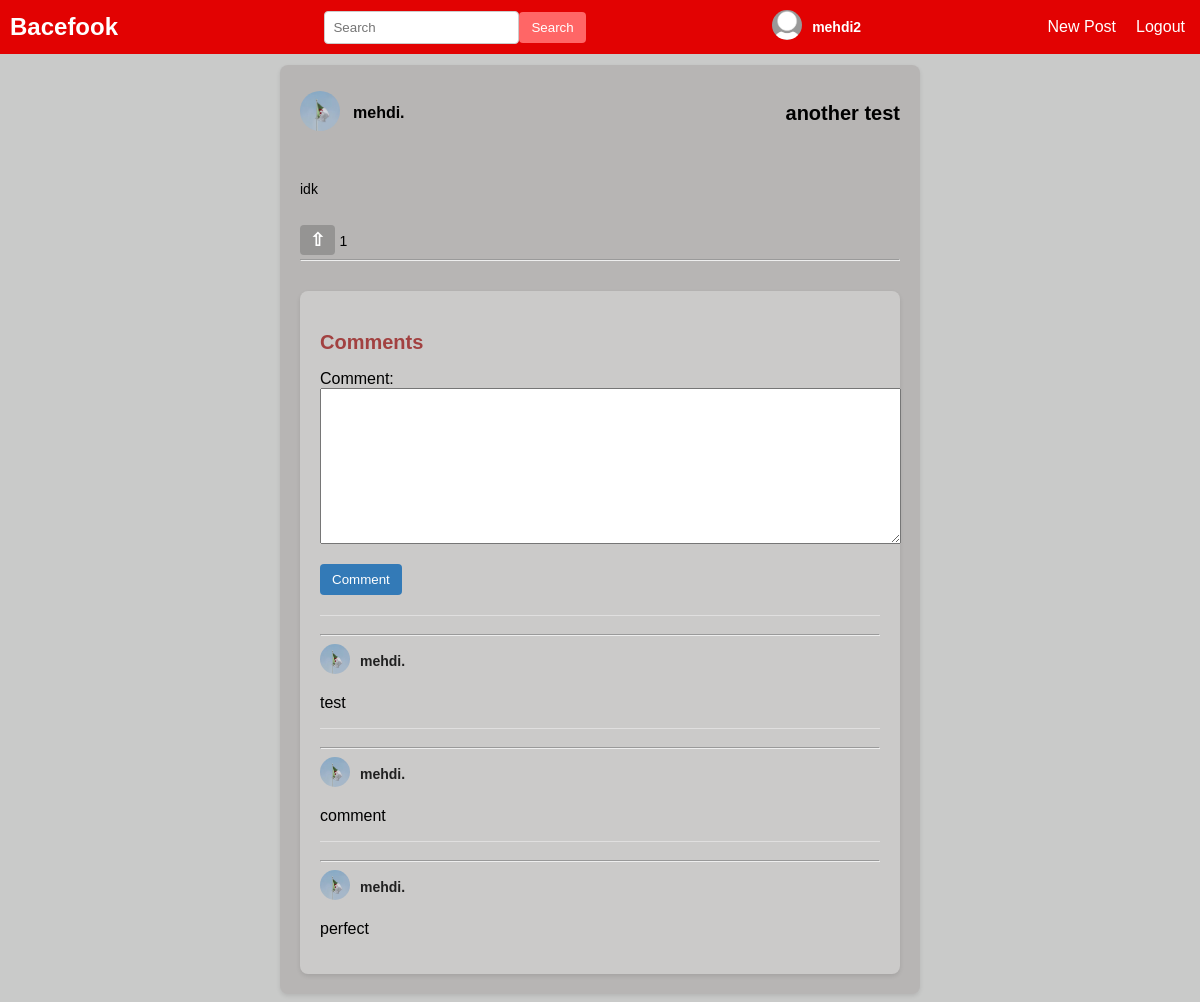
The app's page /post/11 (signed in) with its own data.
### users/models.py (models this page shows, shortened)
class Profile(models.Model):
    user = models.OneToOneField(User , on_delete=models.CASCADE , related_name='profile')
    bio = models.CharField(max_length=850 , null=True , blank=True)
    pfp = models.ImageField(upload_to='profile-pictures' , default ='default.jpg' )

### blog/models.py (models this page shows, shortened)
class Post(models.Model):
    author = models.ForeignKey(User , on_delete=models.CASCADE , related_name='posts')
    title = models.CharField(max_length=80)
    content = models.CharField(max_length=3000 )
    image = models.ImageField(upload_to='posts-images' , blank=True , null=True)
    date_posted = models.DateTimeField(auto_now_add=True)
    liked_by = models.ManyToManyField(User, related_name='likes' , blank=True )

class Comment(models.Model):
    related_post = models.ForeignKey(Post, on_delete=models.CASCADE , related_name='comments')
    author = models.ForeignKey(User, on_delete=models.CASCADE , related_name='comments')
    comment = models.CharField(max_length=5500)

### blog/views.py (the view, shortened to what this page needs)
# urls.py: path('post/<int:pk>' , postDetail , name='post'),
@login_required
def postDetail(request , pk):
    post = Post.objects.get(id=pk)
    context = {'post':post , 'commentForm':CommentForm , 'comments':Comment.objects.filter(related_post=post)}
    return render(request , 'blog/post.html' , context)

### blog/templatetags/liked_template.py (called while the page is built)
@register.filter(name='liked')
def liked(post, user):
    return post.liked_by.filter(id=user.id).exists()

### blog/templates/blog/post.html (shortened to what this page needs)
{% extends "blog/base.html" %}
{% load liked_template %}
{% block content %}
    <div class="post-detail-container">
        <div class="post-detail-header">
            <a href="{% url 'profile' post.author.username %}" class="post-link" >
            <div class="post-detail-user-info">
                <div class="post-detail-profile-picture">
                    <img src="{{post.author.profile.pfp.url}}" alt="User Profile Picture">
                </div>
                <div class="post-detail-username">{{post.author.username}}</div>
            </div>
            </a>
            <h2 class="post-detail-title">  {{post.title}} </h2>
    </div>
        <div class="post-detail-content">
            <p class="post-detail-content">{{post.content|linebreaksbr}}</p>
        </div>
        <br>
        {% if post|liked:request.user %}
        <a class="remove-upvote-button post-link" href="{% url 'delete-like' post.id %}" >⇧</a>
        <span class="upvote-count" >{{post.liked_by.count}}</span>
        {% else %}
        <a class="upvote-button post-link" href="{% url 'add-like' post.id %}" >⇧</a>
        <span class="upvote-count" >{{post.liked_by.count}}</span>
        {% endif %}
        <hr>
        <div class="comment-section">
            <h3>Comments</h3>
            <form method="POST" class="comment-form">
                {{ commentForm.as_p }}
                <button type="submit" class="comment-button">Comment</button>
            </form>
            <div class="comments">
                {% for comment in comments %}
                <div class="comment">
                    <hr>
                    <a href="{% url 'profile' comment.author.username %}" class="post-link" >
                    <div class="comment-user-info">
                        <div class="comment-profile-picture">
                            <img src="{{comment.author.profile.pfp.url}}" alt="Comment User Profile Picture">
                        </div>
                        <div class="comment-username">{{comment.author.username}}</div>
                    </div>
                    </a>
                    <p class="comment-content">{{comment.comment|linebreaks}}</p>
                </div>
                {% endfor %}
            </div>
        </div>
    </div>
{% endblock %}

### blog/templates/blog/base.html (shortened to what this page needs)
{% load static %}
<!DOCTYPE html>
<html lang="en">
<head>
    <link rel="stylesheet" href="{% static 'styles/base-style.css' %}">
</head>
<body>
    <div class="navbar">
        <a class="logo" href="/">Bacefook</a>
        {% if user.is_authenticated %}
        <form class="search-form">
            <input type="text" placeholder="Search">
            <button type="submit">Search</button>
        </form>
        <a href="{% url 'profile' user.username %}" class="post-link">
        <div class="user-info">
            <div class="user-profile-picture">
                <img src="{{user.profile.pfp.url}}" alt="User Profile Picture">
            </div>
            <div class="user-username">{{user.username}}</div>
        </div>
        </a>
        <ul class="nav-links">
            <li><a href="{% url 'new-post' %}">New Post</a></li>
            <li><a href="{% url 'logout' %}">Logout</a></li>
        </ul>
        {% endif %}
    </div>
    {% block content %}{% endblock content %}
</body>
</html>

### static/styles/base-style.css (style rules this page uses)
body { font-family: Arial, sans-serif; margin: 0; padding: 0; padding-top: 45px; background-color: rgba(124, 127, 124, 0.407); }
.navbar { background-color: #e20202; padding: 10px; display: flex; justify-content: space-between; align-items: center; color: white; position: fixed; top: 0; width: 100%; z-index: 1000; }
.user-info { display: flex; align-items: center; }
.user-profile-picture img { width: 30px; height: 30px; border-radius: 50%; object-fit: cover; margin-right: 10px; }
.user-username { color: white; font-size: 14px; font-weight: bold; }
.logo { font-size: 24px; font-weight: bold; text-decoration: none; color: white; }
.nav-links { list-style-type: none; margin: 0; padding: 0; display: flex; gap: 20px; margin-right: 25px; }
.nav-links a { text-decoration: none; color: white; transition: color 0.3s; }
.search-form { margin-left: auto; display: flex; align-items: center; margin-left: 20px; }
.search-form input[type="text"] { padding: 8px; border: 1px solid #ccc; border-radius: 4px; }
.search-form button { background-color: #FF6666; color: white; border: none; padding: 8px 12px; border-radius: 4px; cursor: pointer; transition: background-color 0.3s; }
.post-detail-container { background-color: rgba(105, 89, 89, 0.188); border-radius: 8px; box-shadow: 0 2px 4px rgba(0, 0, 0, 0.1); padding: 20px; margin: 20px auto; max-width: 600px; }
.post-detail-header { display: flex; justify-content: space-between; align-items: center; margin-bottom: 10px; }
.post-detail-user-info { display: flex; align-items: center; }
.post-detail-profile-picture img { width: 40px; height: 40px; border-radius: 50%; object-fit: cover; margin-right: 13px; }
.post-detail-username { font-size: 16px; font-weight: bold; color: rgb(0, 0, 0); }
.post-detail-title { font-size: 20px; color: rgb(0, 0, 0); }
.post-detail-content { padding-top: 10px; margin-top: 10px; font-size: 14px; color: #000000; }
.post-link { text-decoration: none; }
.comment-section { background-color: rgba(255, 255, 255, 0.273); border-radius: 8px; box-shadow: 0 2px 4px rgba(0, 0, 0, 0.1); padding: 20px; margin-top: 20px; }
.comment-section h3 { font-size: 20px; color: rgba(149, 22, 22, 0.763); margin-bottom: 10px; }
.comment-form { margin-bottom: 20px; }
.comment-button { background-color: #337AB7; color: white; border: none; padding: 8px 12px; border-radius: 4px; cursor: pointer; transition: background-color 0.3s; }
.comments { margin-top: 10px; }
.comment { border-top: 1px solid rgba(255, 255, 255, 0.397); padding-top: 10px; margin-top: 10px; }
.comment-user-info { display: flex; align-items: center; margin-bottom: 5px; }
.comment-profile-picture img { width: 30px; height: 30px; border-radius: 50%; object-fit: cover; margin-right: 10px; }
.comment-username { font-size: 14px; font-weight: bold; color: rgb(33, 33, 33); }
.comment-content { font-size: 14px; color: #000000; }
.upvote-button { background-color: #4949494e; color: rgb(255, 255, 255); border: none; padding: 5px 10px; border-radius: 4px; cursor: pointer; transition: background-color 0.3s; font-weight: bold; font-size: large; }
.upvote-count { color: rgb(0, 0, 0); font-size: 14px; }

### records on screen
Post: author.profile.pfp (picture), author.username "mehdi.", title "another test", content "idk", liked_by.count "1"
Comment: author.profile.pfp (picture), author.username "mehdi.", comment "test"
Comment: author.profile.pfp (picture), author.username "mehdi.", comment "comment"
Comment: author.profile.pfp (picture), author.username "mehdi.", comment "perfect"

### other values on screen
{{ user.username }} "mehdi2"
